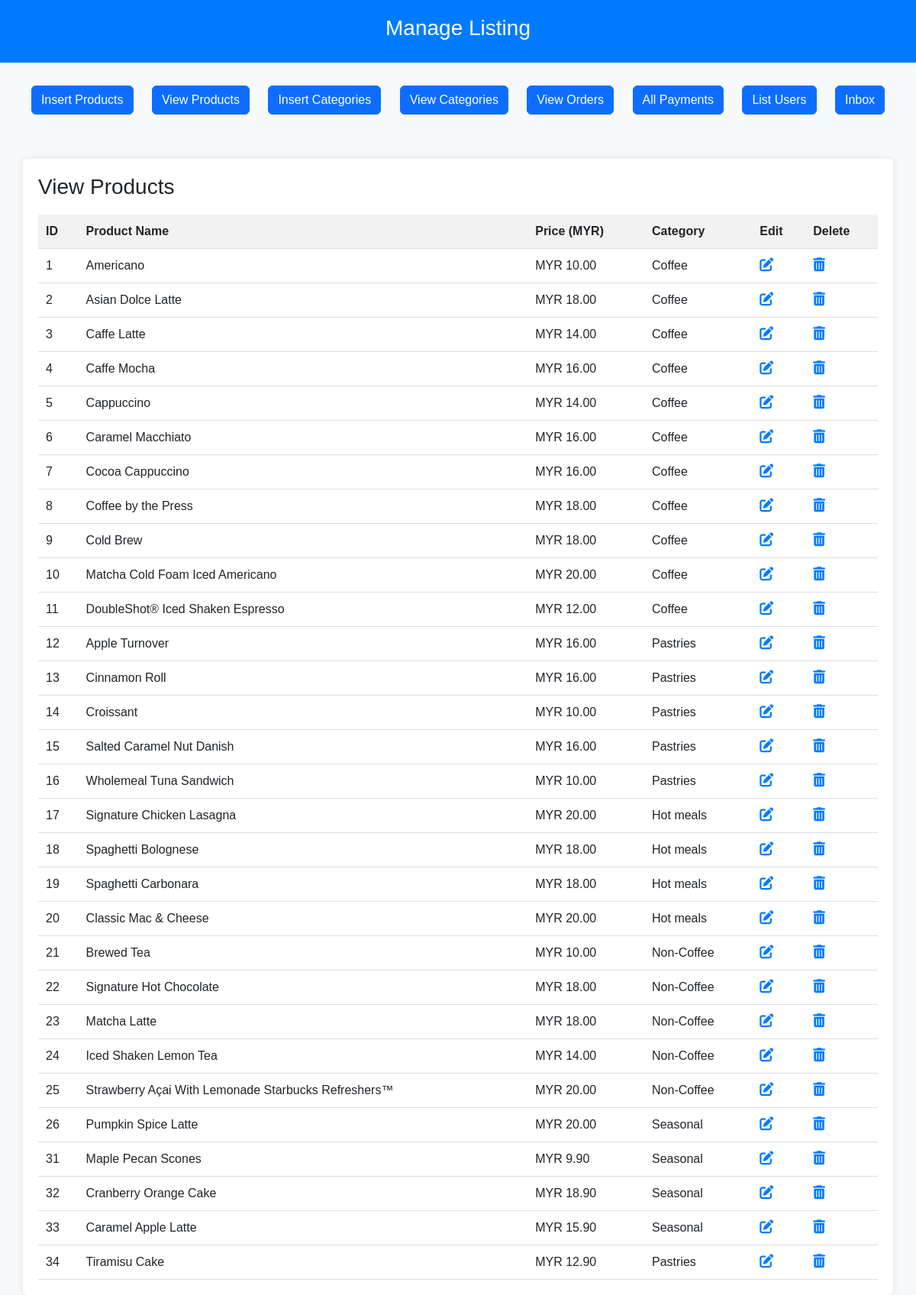
Page /admin/index.php?view_products on the committed database.
### tables this page shows
CREATE TABLE `products` (
  `product_id` int(11) NOT NULL,
  `product_title` varchar(100) NOT NULL,
  `product_description` text NOT NULL,
  `category_id` int(11) NOT NULL,
  `product_image` varchar(255) NOT NULL,
  `product_price` decimal(10,2) NOT NULL
);

CREATE TABLE `categories` (
  `category_id` int(11) NOT NULL,
  `category_title` varchar(100) NOT NULL
);

### admin/view_products.php (the view, shortened to what this page needs)
<?php
include('../include/connect.php');
$select_query = "SELECT p.product_id, p.product_title, p.product_price, c.category_title FROM products p JOIN categories c ON p.category_id = c.category_id";
$result = mysqli_query($con, $select_query);
?>
<!DOCTYPE html>
<html lang="en">
<head>
    <link rel="stylesheet" href="https://cdnjs.cloudflare.com/ajax/libs/font-awesome/6.0.0/css/all.min.css">
</head>
<body>
    <h3>View Products</h3>
    <table>
        <tr>
            <th>ID</th>
            <th>Product Name</th>
            <th>Price (MYR)</th>
            <th>Category</th>
            <th>Edit</th>
            <th>Delete</th>
        </tr>
        <?php
        while ($row = mysqli_fetch_assoc($result)) {
            echo "<tr>";
            echo "<td>" . $row['product_id'] . "</td>";
            echo "<td>" . $row['product_title'] . "</td>";
            echo "<td>MYR " . number_format($row['product_price'], 2) . "</td>";
            echo "<td>" . $row['category_title'] . "</td>";
            echo "<td><a href='edit_product.php?id=" . $row['product_id'] . "'><i class='fas fa-edit icon'></i></a></td>";
            echo "<td><a href='delete_product.php?id=" . $row['product_id'] . "' onclick='return confirm(\"Are you sure you want to delete this product?\")'><i class='fas fa-trash-alt icon'></i></a></td>";
            echo "</tr>";
        }
        ?>
    </table>
</body>
</html>

### admin/index.php (style rules this page uses)
body { background-color: #f8f9fa; font-family: Arial, sans-serif; }

### admin/view_products.php (style rules this page uses)
table { width: 100%; border-collapse: collapse; margin-top: 20px; }
th, td { padding: 10px; text-align: left; border-bottom: 1px solid #ddd; }
th { background-color: #f2f2f2; }
.icon { font-size: 18px; color: #007bff; margin-right: 5px; cursor: pointer; }

### rows in the picture
products: product_id "1", product_title "Americano", product_price "10.00", category.category_title "Coffee"
products: product_id "2", product_title "Asian Dolce Latte", product_price "18.00", category.category_title "Coffee"
products: product_id "3", product_title "Caffe Latte", product_price "14.00", category.category_title "Coffee"
products: product_id "4", product_title "Caffe Mocha", product_price "16.00", category.category_title "Coffee"
products: product_id "5", product_title "Cappuccino", product_price "14.00", category.category_title "Coffee"
products: product_id "6", product_title "Caramel Macchiato", product_price "16.00", category.category_title "Coffee"
products: product_id "7", product_title "Cocoa Cappuccino", product_price "16.00", category.category_title "Coffee"
products: product_id "8", product_title "Coffee by the Press", product_price "18.00", category.category_title "Coffee"
products: product_id "9", product_title "Cold Brew", product_price "18.00", category.category_title "Coffee"
products: product_id "10", product_title "Matcha Cold Foam Iced Americano", product_price "20.00", category.category_title "Coffee"
products: product_id "11", product_title "DoubleShot® Iced Shaken Espresso", product_price "12.00", category.category_title "Coffee"
products: product_id "12", product_title "Apple Turnover", product_price "16.00", category.category_title "Pastries"
products: product_id "13", product_title "Cinnamon Roll", product_price "16.00", category.category_title "Pastries"
products: product_id "14", product_title "Croissant", product_price "10.00", category.category_title "Pastries"
products: product_id "15", product_title "Salted Caramel Nut Danish", product_price "16.00", category.category_title "Pastries"
products: product_id "16", product_title "Wholemeal Tuna Sandwich", product_price "10.00", category.category_title "Pastries"
products: product_id "17", product_title "Signature Chicken Lasagna", product_price "20.00", category.category_title "Hot meals"
products: product_id "18", product_title "Spaghetti Bolognese", product_price "18.00", category.category_title "Hot meals"
products: product_id "19", product_title "Spaghetti Carbonara", product_price "18.00", category.category_title "Hot meals"
products: product_id "20", product_title "Classic Mac & Cheese", product_price "20.00", category.category_title "Hot meals"
products: product_id "21", product_title "Brewed Tea", product_price "10.00", category.category_title "Non-Coffee"
products: product_id "22", product_title "Signature Hot Chocolate", product_price "18.00", category.category_title "Non-Coffee"
products: product_id "23", product_title "Matcha Latte", product_price "18.00", category.category_title "Non-Coffee"
products: product_id "24", product_title "Iced Shaken Lemon Tea", product_price "14.00", category.category_title "Non-Coffee"
products: product_id "25", product_title "Strawberry Açai With Lemonade Starbucks Refreshers™", product_price "20.00", category.category_title "Non-Coffee"
products: product_id "26", product_title "Pumpkin Spice Latte", product_price "20.00", category.category_title "Seasonal"
products: product_id "31", product_title "Maple Pecan Scones", product_price "9.90", category.category_title "Seasonal"
products: product_id "32", product_title "Cranberry Orange Cake", product_price "18.90", category.category_title "Seasonal"
products: product_id "33", product_title "Caramel Apple Latte", product_price "15.90", category.category_title "Seasonal"
products: product_id "34", product_title "Tiramisu Cake", product_price "12.90", category.category_title "Pastries"
